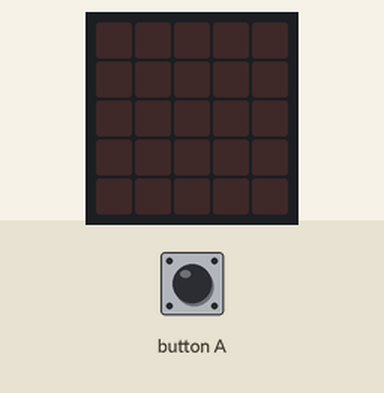
Recording of a program running on a simulated BBC micro:bit (MakeCode). On the bench: the board's 5×5 LED display. Inputs (shaded band) come from the test bench.

Above: at 1.2 s.
1.3 s: button A pressed for 0.15 s
At 1.8 s:
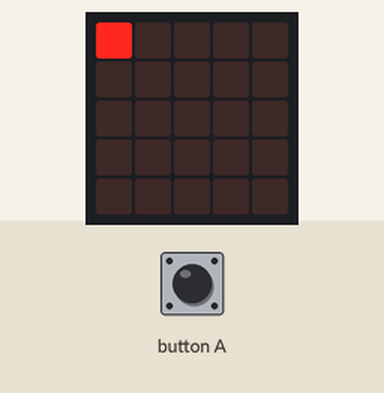
At 2.3 s:
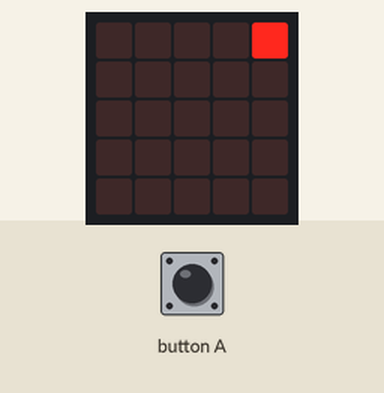
Timing chart, 0 to 4.3 s (numbered marks = the images above; inputs shaded):
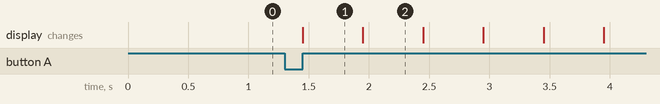

Measured:
- after the input at 1.3 s, the display: changes after 0.15 s (image 1)
- what the display in image 1 shows lasts 0.5 s, from 1.5 s to 2.0 s

The program:

main.ts
```typescript
input.onButtonPressed(Button.A, function () {
    for (let index = 0; index < 3; index++) {
        led.plot(0, 0)
        basic.pause(500)
        led.unplot(0, 0)
        led.plot(4, 0)
        basic.pause(500)
        led.unplot(4, 0)
        led.plot(4, 4)
        basic.pause(500)
        led.unplot(4, 4)
        led.plot(0, 4)
        basic.pause(500)
        led.unplot(0, 4)
    }
})
```

test.ts
```typescript
// tests gaan hier; deze zal niet worden gecompileerd wanneer dit pakket wordt gebruikt als extensie.
```
